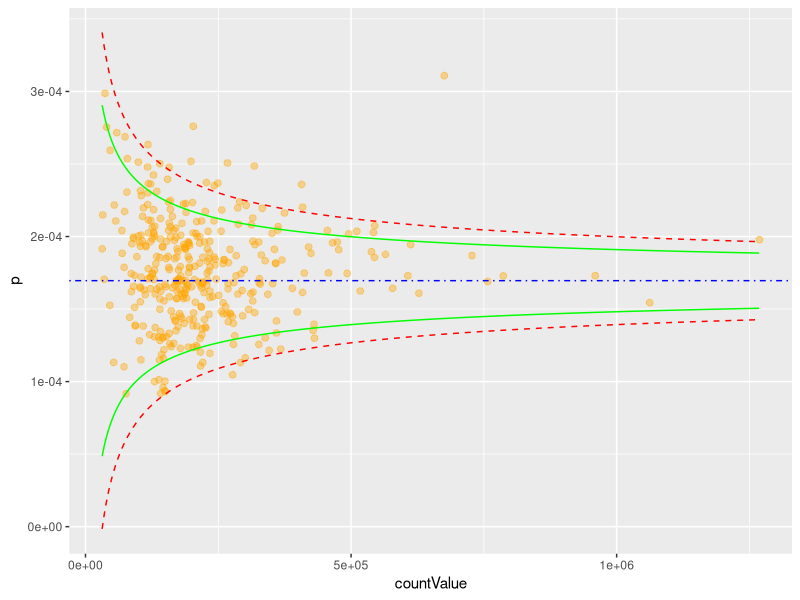

R code for this plot:
# Copyright (c) Microsoft Corporation.  All rights reserved.

# Third Party Programs. This software enables you to obtain software applications from other sources. 
# Those applications are offered and distributed by third parties under their own license terms.
# Microsoft is not developing, distributing or licensing those applications to you, but instead, 
# as a convenience, enables you to use this software to obtain those applications directly from 
# the application providers.
# By using the software, you acknowledge and agree that you are obtaining the applications directly
# from the third party providers and under separate license terms, and that it is your responsibility to locate, 
# understand and comply with those license terms.
# Microsoft grants you no license rights for third-party software or applications that is obtained using this software.

# See also:
# http://stats.stackexchange.com/questions/5195/how-to-draw-funnel-plot-using-ggplot2-in-r/5210#5210


dataset = read.csv(file = "dataset.csv", header = TRUE, sep = ",", stringsAsFactors = FALSE)


###############Library Declarations###############

library("ggplot2")
library("scales")


###############Internal parameters definitions#################

##PBI_PARAM Color of scatterplot points
pointsCol = "orange"

#PBI_PARAM Transparency of scatterplot points
transparency = 0.4

##PBI_PARAM Color of baseline
lineColor = "blue"

#PBI_PARAM Size of points on the plot
pointCex = 1

#PBI_PARAM Confidence level line
conf1 = 0.95

#PBI_PARAM Confidence level line #2
conf2 = 0.99


############# Main code #####################

countValue = dataset[,1]
p = dataset[,2]/dataset[,1]
p.se <- sqrt((p*(1-p)) / (countValue))
df <- data.frame(p, countValue, p.se)

## common effect (fixed effect model)
p.fem <- weighted.mean(p[p.se>0], 1/p.se[p.se>0]^2)

## lower and upper limits, based on FEM estimator
zLow = qnorm(conf1)
zUp = qnorm(conf2)


number.seq <- seq(min(countValue), max(countValue), 1000)
number.llconf1 <- (p.fem - zLow * sqrt((p.fem*(1-p.fem)) / (number.seq)))
number.ulconf1 <- (p.fem + zLow * sqrt((p.fem*(1-p.fem)) / (number.seq)))
number.llconf2 <- (p.fem - zUp * sqrt((p.fem*(1-p.fem)) / (number.seq)))
number.ulconf2 <- (p.fem + zUp * sqrt((p.fem*(1-p.fem)) / (number.seq)))

dfCI <- data.frame(number.llconf1, number.ulconf1, number.llconf2, number.ulconf2, number.seq, p.fem)

# Visualization only 
fp <- ggplot(aes(x = countValue, y = p), data = df) 
fp <- fp + geom_point(shape = 19, colour = alpha(pointsCol,transparency), size = pointCex*2 ) 
fp <- fp + geom_line(aes(x = number.seq, y = number.llconf1),linetype = 1, colour = "green",data = dfCI) 
fp <- fp + geom_line(aes(x = number.seq, y = number.ulconf1),linetype = 1, colour = "green", data = dfCI) 
fp <- fp + geom_line(aes(x = number.seq, y = number.llconf2),linetype = 2, colour = "red",data = dfCI) 
fp <- fp + geom_line(aes(x = number.seq, y = number.ulconf2), linetype = 2, colour = "red",data = dfCI) 
fp <- fp + geom_hline(aes(yintercept = p.fem), data = dfCI, colour = lineColor, linetype = 4)
print(fp)